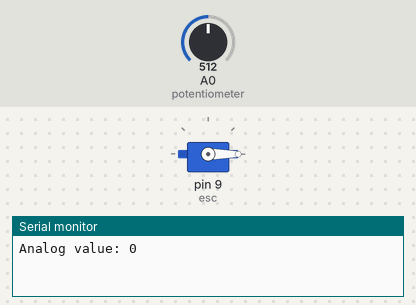
Recording of a sketch running on a simulated Arduino Uno, built with avr-gcc and run on an emulated ATmega328P. Parts: servo, the last lines printed to the serial monitor. The inputs (shaded band) are chosen by the test bench; at power-on: A0 (potentiometer) = 512.

Above: at 3.2 s.
3.3 s: A0 (potentiometer) set to 306
At 4.0 s:
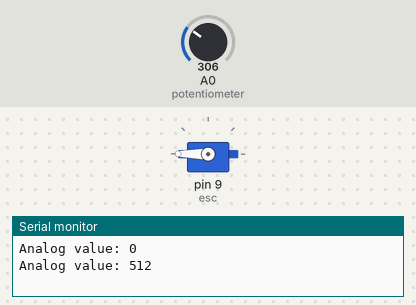
4.8 s: A0 (potentiometer) set to 122
At 5.3 s:
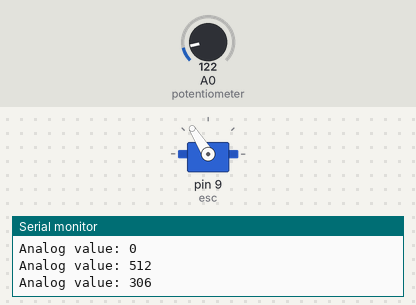
6.3 s: A0 (potentiometer) set to 900
At 6.6 s:
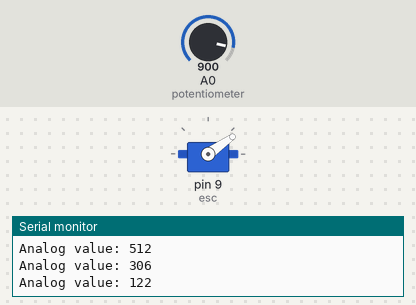
7.8 s: A0 (potentiometer) set to 1023
At 8.5 s:
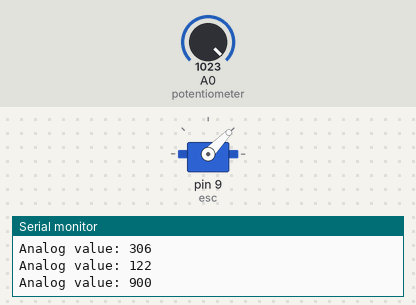
9.3 s: A0 (potentiometer) set to 511
At 9.8 s:
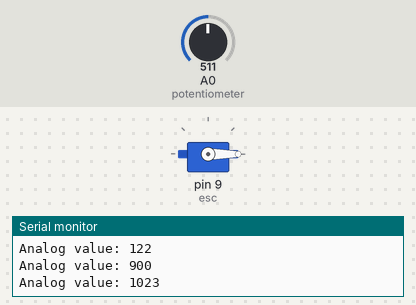
Timing chart, 0 to 11.8 s (numbered marks = the images above; inputs shaded):
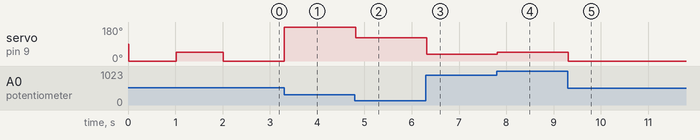

Measured:
- after the input at 3.3 s, servo on pin 9 (esc): 0° → 180° at once
- after the input at 4.8 s, servo on pin 9 (esc): 180° → 122° at once
- after the input at 6.3 s, servo on pin 9 (esc): 122° → 35° at once
- after the input at 7.8 s, servo on pin 9 (esc): 35° → 46° at once
- after the input at 9.3 s, servo on pin 9 (esc): 46° → 0° at once

The sketch:

pilotage_ESC.ino
```cpp
#include <Servo.h>

Servo esc;  // Create an object to control the ESC
int val = 0;  // Variable to store the potentiometer value
int pot_val;  // Variable to store the previous potentiometer value

void setup() {
  esc.attach(9);  // Attach the ESC to digital pin 9 (PWM pin required)
  delay(15);
  Serial.begin(9600);

  // Initialize the ESC
  // Some ESCs need an "initialization procedure" to become operational - see manual
  esc.write(0);
  delay(1000);
  esc.write(1023);
  delay(1000);
  esc.write(0);
  /*Serial.println("Saisir un nombre entre 0 et 179");
   Serial.println("(0 = arret - 179 = vitesse maxi");
   Serial.println(" demarrage a partir de 20)");*/
}

void loop() {
  pot_val = analogRead(A0);  // Read the value from the potentiometer
  if (pot_val > 0) {
    if (val != pot_val) {
        Serial.println("Analog value: " + String(val));  // Print the value if it has changed
    }
    val = pot_val;  // Update the stored value
    esc.write(val);  // Send the value to the ESC
    delay(15);
  }
}
```
